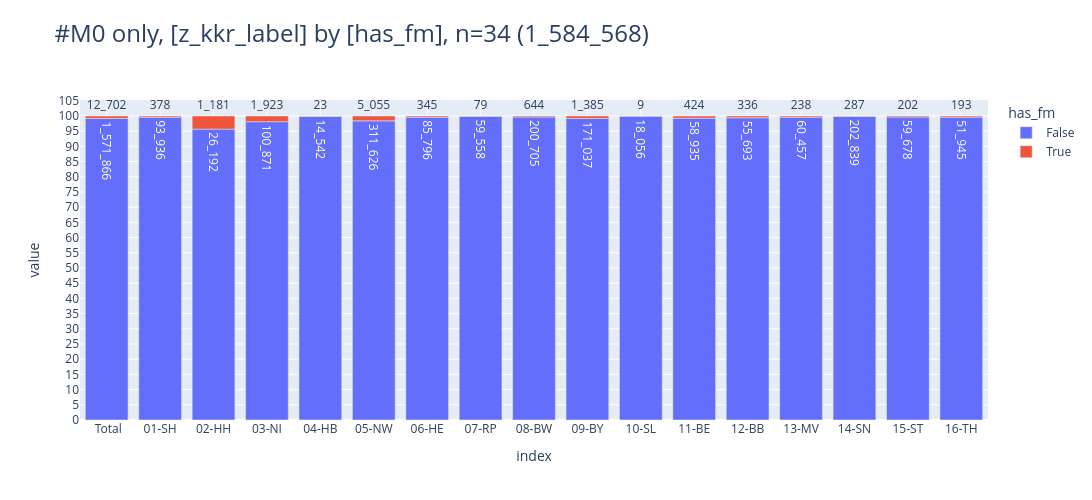

Source (notebook cell):
### Code cell
_=pls.plot_stacked_bars(db_fm_m1.filter("z_m_pc_1 = '0'").project("z_kkr_label, has_fm").to_df(), show_total=True, relative=True, normalize=True, caption="M0 only")

### Figure 1 — Plotly figure (JSON) as saved in the notebook; plotly's stock layout.template omitted (floating-point values rounded to 4 significant figures)
{"data": [{"hovertemplate": "col=False<br>index=%{x}<br>value=%{y}<br>cnt_str=%{text}<extra></extra>", "legendgroup": "False", "marker": {"color": "#636EFA", "pattern": {"shape": ""}}, "name": "False", "orientation": "v", "showlegend": true, "text": ["1_571_866", "93_936", "26_192", "100_871", "14_542", "311_626", "85_796", "59_558", "200_705", "171_037", "18_056", "58_935", "55_693", "60_457", "202_839", "59_678", "51_945"], "textposition": "auto", "type": "bar", "x": [" Total", "01-SH", "02-HH", "03-NI", "04-HB", "05-NW", "06-HE", "07-RP", "08-BW", "09-BY", "10-SL", "11-BE", "12-BB", "13-MV", "14-SN", "15-ST", "16-TH"], "xaxis": "x", "y": [1571866, 93936, 26192, 100871, 14542, 311626, 85796, 59558, 200705, 171037, 18056, 58935, 55693, 60457, 202839, 59678, 51945], "yaxis": "y"}, {"hovertemplate": "col=True<br>index=%{x}<br>value=%{y}<br>cnt_str=%{text}<extra></extra>", "legendgroup": "True", "marker": {"color": "#EF553B", "pattern": {"shape": ""}}, "name": "True", "orientation": "v", "showlegend": true, "text": ["12_702", "378", "1_181", "1_923", "23", "5_055", "345", "79", "644", "1_385", "9", "424", "336", "238", "287", "202", "193"], "textposition": "auto", "type": "bar", "x": [" Total", "01-SH", "02-HH", "03-NI", "04-HB", "05-NW", "06-HE", "07-RP", "08-BW", "09-BY", "10-SL", "11-BE", "12-BB", "13-MV", "14-SN", "15-ST", "16-TH"], "xaxis": "x", "y": [12702, 378, 1181, 1923, 23, 5055, 345, 79, 644, 1385, 9, 424, 336, 238, 287, 202, 193], "yaxis": "y"}], "layout": {"barmode": "relative", "barnorm": "percent", "height": 500, "legend": {"title": {"text": "has_fm"}, "tracegroupgap": 0, "traceorder": "normal"}, "title": {"font": {"size": 24}, "text": "#M0 only, [z_kkr_label] by [has_fm], n=34 (1_584_568)", "xanchor": "left", "y": 0.95, "yanchor": "top"}, "width": 2000, "xaxis": {"anchor": "y", "categoryarray": [" Total", "01-SH", "02-HH", "03-NI", "04-HB", "05-NW", "06-HE", "07-RP", "08-BW", "09-BY", "10-SL", "11-BE", "12-BB", "13-MV", "14-SN", "15-ST", "16-TH"], "categoryorder": "array", "domain": [0, 1], "gridwidth": 1, "showgrid": true, "title": {"text": "index"}}, "yaxis": {"anchor": "x", "domain": [0, 1], "dtick": 5, "gridwidth": 1, "showgrid": true, "title": {"text": "value"}}}}
